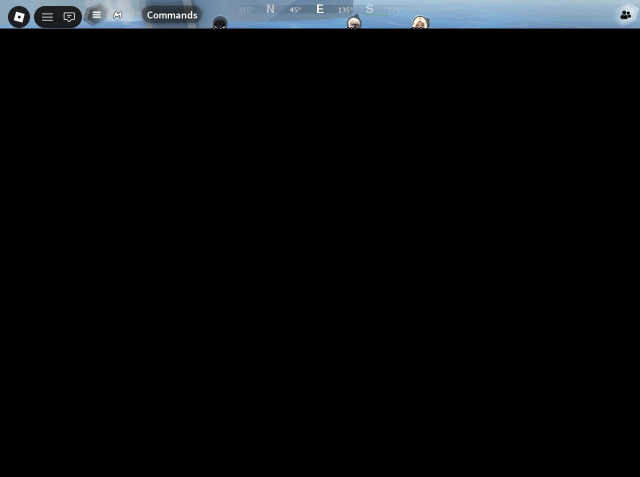
#> input picture tests/fixtures/bussola_janela_1280x953.webp, 1280 x 953 px (shown at 1/2 size)
$ python -i compass.py   (imports and definitions only)
#> lines starting #> are read from the running program, lines starting #| are printed output that depends on the picture
#> further down, picture is the input picture: shape (953, 1280, 3); mean B, G, R 10.3, 8.9, 7.3
"""Trava da câmera usando a bússola do topo da tela (W  315°  N  45°  E ...).

Ao marcar o ponto de lançamento guardamos um pedaço da bússola. Antes de cada
lançamento procuramos esse pedaço de novo: se ele andou para os lados, a câmera
girou e o clique cairia em outro lugar.
"""
from __future__ import annotations

import cv2
import numpy as np

# Faixa da bússola, em fração da área do jogo.
STRIP_Y = (0.0, 0.035)
STRIP_X = (0.30, 0.70)
# Pedaço guardado: o centro da faixa.
TEMPLATE_X = (0.40, 0.60)
# Realça as letras claras da bússola e ignora o céu/fundo atrás dela.
TOPHAT_KERNEL = np.ones((1, 25), np.uint8)
# Abaixo disso a correspondência não é confiável (bússola coberta, tela preta...).
MIN_MATCH = 0.6


def _strip(frame: np.ndarray) -> np.ndarray:
    h, w = frame.shape[:2]
#> h = 953; w = 1280
    y0, y1 = int(STRIP_Y[0] * h), max(int(STRIP_Y[1] * h), 8)
#> y0 = 0; y1 = 33
    x0, x1 = int(STRIP_X[0] * w), int(STRIP_X[1] * w)
#> x0 = 384; x1 = 896
    gray = cv2.cvtColor(frame[y0:y1, x0:x1], cv2.COLOR_BGR2GRAY)
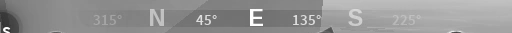
#> gray: shape (33, 512); min 49, max 255, mean 147.7
    return cv2.morphologyEx(cv2.GaussianBlur(gray, (3, 3), 0), cv2.MORPH_TOPHAT, TOPHAT_KERNEL)
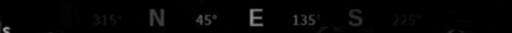
#> returned value: shape (33, 512); min 0, max 162, mean 3.6


class CompassLock:
    # [4 lines left out: function __init__, not called in this run]

    @property
    def ready(self) -> bool:
        return self._template is not None

    # [75 lines left out: functions capture, save, load, drift_px, _scales, _scaled_template and 1 more, not called in this run]

>>> import cv2
>>> picture = cv2.imread('../tests/fixtures/bussola_janela_1280x953.webp')
>>> result = _strip(picture)
